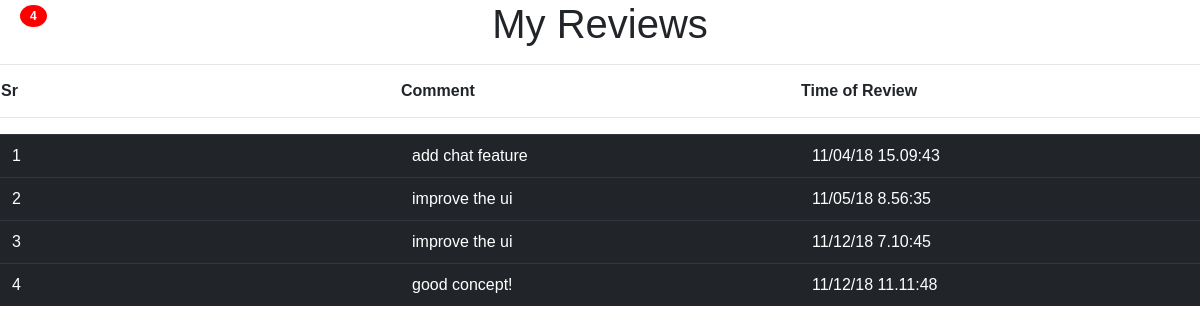
/usersuggestion.php (signed in), run on the app's committed database.
### tables this page shows
CREATE TABLE `reviewtable` (
  `username` varchar(20) NOT NULL,
  `comment` varchar(100) NOT NULL,
  `time` varchar(100) NOT NULL
);

### usersuggestion.php (the view, shortened to what this page needs)
<link rel="stylesheet" href="https://stackpath.bootstrapcdn.com/bootstrap/4.1.3/css/bootstrap.min.css">
<center><h1>My Reviews</h1></center><hr>
<?php
if($_SERVER['REQUEST_METHOD']=="GET"){
$localhost = "localhost:3307";
$usernamew = "root";
$passwordw = "";
$db = "expdb";
$conn = mysqli_connect($localhost,$usernamew,$passwordw,$db);
if(!$conn){
echo "Connection error";
}
else{
$fname=$_SESSION["username"];
$result=mysqli_query($conn,"select * from reviewtable where username='$fname'")
				or die("FAILED!!".mysql_error());
	        $i=0;
echo "<table class='cont-head'>";
echo "<tr >";
echo "<td>Sr</td><td>Comment</td><td>Time of Review</td>";
echo "</tr>";
echo "</table><hr>";
echo "<table class='cont table table-hover table-dark'>";
if (mysqli_num_rows($result) > 0) {
while($row = mysqli_fetch_assoc($result)){
    $i++;
    echo "<tr>";
     echo  "<td>".$i."</td> <td>".$row['comment']."</td><td>".$row['time']."</td>";
    echo "</tr>";
}
echo "</table>";
echo "<span class='badge'>$i</span>";
}
else{
echo "0 results";
}
}
}
?>

### usersuggestion.php (style rules this page uses)
.cont { width:100%; }
.cont-head { width:100%; font-weight: bolder; }
td { width:15%; }
.badge { position: absolute; top: 5px; left:20px; padding: 5px 10px; border-radius: 50%; background-color: red; color: white; }

### data on the page
reviewtable: comment "add chat feature", time "11/04/18 15.09:43"
reviewtable: comment "improve the ui", time "11/05/18 8.56:35"
reviewtable: comment "improve the ui", time "11/12/18 7.10:45"
reviewtable: comment "good concept!", time "11/12/18 11.11:48"

### other printed values
$i "4"
